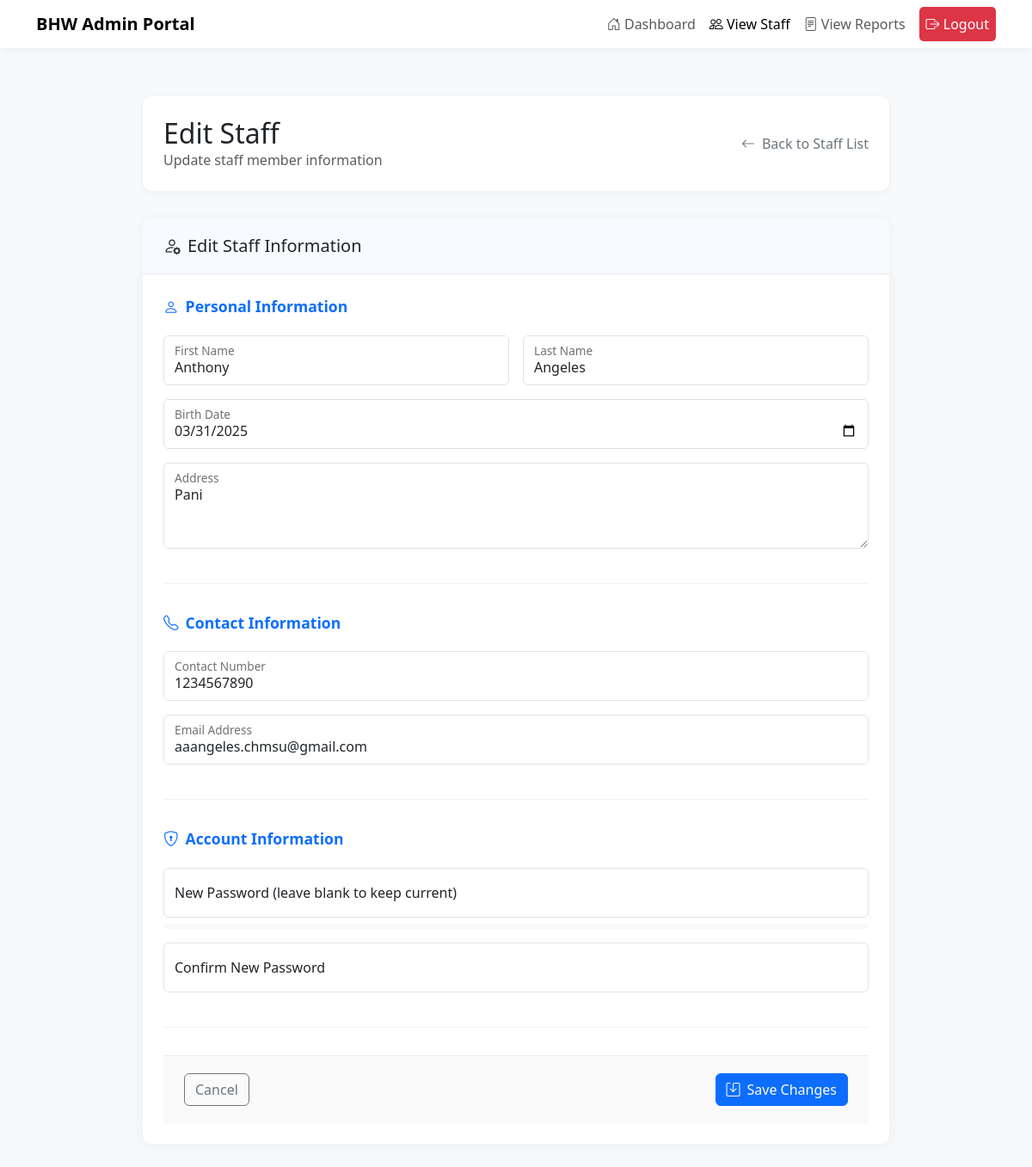
/src/admin/edit_staff.php?id=2 (signed in), run on the app's committed database.
### tables this page shows
CREATE TABLE `staff` (
  `staffId` int(11) NOT NULL,
  `firstName` varchar(24) DEFAULT NULL,
  `lastName` varchar(30) DEFAULT NULL,
  `birthDate` date DEFAULT NULL,
  `address` varchar(255) DEFAULT NULL,
  `contactNumber` varchar(20) DEFAULT NULL,
  `email` varchar(255) DEFAULT NULL,
  `password` varchar(255) DEFAULT NULL
);

### src/admin/edit_staff.php (the view, shortened to what this page needs)
<?php
require_once '../conn/conn.php';
$staffId = $_GET['id'];
try {
    $stmt = $pdo->prepare("SELECT * FROM staff WHERE staffId = ?");
    $stmt->execute([$staffId]);
    $staff = $stmt->fetch(PDO::FETCH_ASSOC);
} catch (PDOException $e) {
    $_SESSION['error'] = "Error retrieving staff details: " . $e->getMessage();
    header("Location: view_staff.php");
    exit;
}
?>
<!DOCTYPE html>
<html lang="en">
<head>
  <link href="https://cdn.jsdelivr.net/npm/bootstrap@5.3.0/dist/css/bootstrap.min.css" rel="stylesheet">
  <link rel="stylesheet" href="https://cdn.jsdelivr.net/npm/bootstrap-icons@1.11.1/font/bootstrap-icons.css">
</head>
<body>
  <nav class="navbar navbar-expand-lg navbar-light sticky-top mb-4">
    <div class="container">
      <a class="navbar-brand fw-bold" href="#">BHW Admin Portal</a>
      <div class="collapse navbar-collapse" id="navbarNav">
        <ul class="navbar-nav ms-auto">
          <li class="nav-item">
            <a class="nav-link" href="admin_dashboard.php"><i class="bi bi-house-door"></i> Dashboard</a>
          </li>
          <li class="nav-item">
            <a class="nav-link active" href="view_staff.php"><i class="bi bi-people"></i> View Staff</a>
          </li>
          <li class="nav-item">
            <a class="nav-link" href="view_reports.php"><i class="bi bi-file-text"></i> View Reports</a>
          </li>
          <li class="nav-item">
            <a class="nav-link btn-logout ms-2" href="../logout/admin_logout.php"><i class="bi bi-box-arrow-right"></i> Logout</a>
          </li>
        </ul>
      </div>
    </div>
  </nav>
  <div class="form-container">
    <div class="page-header">
      <div class="d-flex justify-content-between align-items-center">
        <div>
          <h2 class="mb-0">Edit Staff</h2>
          <p class="text-muted mb-0">Update staff member information</p>
        </div>
        <a href="view_staff.php" class="btn-back">
          <i class="bi bi-arrow-left"></i> Back to Staff List
        </a>
      </div>
    </div>
    <div class="form-card">
      <div class="form-card-header">
        <h5 class="mb-0"><i class="bi bi-person-gear me-2"></i>Edit Staff Information</h5>
      </div>
      <div class="form-card-body">
        <form action="" method="POST" id="staffForm">
          <div class="form-section">
            <div class="form-section-title">
              <i class="bi bi-person me-2"></i>Personal Information
            </div>
            <div class="row g-3 mb-3">
              <div class="col-md-6">
                <div class="form-floating">
                  <input type="text" name="firstName" id="firstName" class="form-control" placeholder="First Name" value="<?php echo htmlspecialchars($staff['firstName']); ?>" required>
                  <label for="firstName">First Name</label>
                </div>
              </div>
              <div class="col-md-6">
                <div class="form-floating">
                  <input type="text" name="lastName" id="lastName" class="form-control" placeholder="Last Name" value="<?php echo htmlspecialchars($staff['lastName']); ?>" required>
                  <label for="lastName">Last Name</label>
                </div>
              </div>
            </div>
            <div class="mb-3">
              <div class="form-floating">
                <input type="date" name="birthDate" id="birthDate" class="form-control" placeholder="Birth Date" value="<?php echo $staff['birthDate']; ?>" required>
                <label for="birthDate">Birth Date</label>
              </div>
            </div>
            <div class="mb-3">
              <div class="form-floating">
                <textarea name="address" id="address" class="form-control" placeholder="Address" style="height: 100px" required><?php echo htmlspecialchars($staff['address']); ?></textarea>
                <label for="address">Address</label>
              </div>
            </div>
          </div>
          <div class="form-section">
            <div class="form-section-title">
              <i class="bi bi-telephone me-2"></i>Contact Information
            </div>
            <div class="mb-3">
              <div class="form-floating">
                <input type="tel" name="contactNumber" id="contactNumber" class="form-control" placeholder="Contact Number" value="<?php echo htmlspecialchars($staff['contactNumber']); ?>" required>
                <label for="contactNumber">Contact Number</label>
              </div>
            </div>
            <div class="mb-3">
              <div class="form-floating">
                <input type="email" name="email" id="email" class="form-control" placeholder="Email" value="<?php echo htmlspecialchars($staff['email']); ?>" required>
                <label for="email">Email Address</label>
              </div>
            </div>
          </div>
          <div class="form-section">
            <div class="form-section-title">
              <i class="bi bi-shield-lock me-2"></i>Account Information
            </div>
            <div class="mb-3">
              <div class="form-floating">
                <input type="password" name="password" id="password" class="form-control" placeholder="Password">
                <label for="password">New Password (leave blank to keep current)</label>
              </div>
              <div class="password-strength bg-light"></div>
            </div>
            <div class="mb-3">
              <div class="form-floating">
                <input type="password" id="confirmPassword" class="form-control" placeholder="Confirm Password">
                <label for="confirmPassword">Confirm New Password</label>
              </div>
            </div>
          </div>
          <div class="form-card-footer">
            <div class="d-flex justify-content-between align-items-center">
              <a href="view_staff.php" class="btn btn-outline-secondary">
                Cancel
              </a>
              <button type="submit" class="btn btn-primary">
                <i class="bi bi-save me-2"></i>Save Changes
              </button>
            </div>
          </div>
        </form>
      </div>
    </div>
  </div>
</body>
</html>

### src/admin/edit_staff.php (style rules this page uses)
:root { --bs-primary: #0d6efd; --bs-primary-rgb: 13, 110, 253; --bs-secondary: #f8f9fa; --bs-secondary-rgb: 248, 249, 250; }
body { background-color: #f8f9fa; font-family: 'Segoe UI', Tahoma, Geneva, Verdana, sans-serif; }
.form-container { max-width: 900px; margin: 0 auto; padding: 2rem 1rem; }
.navbar { background-color: white; box-shadow: 0 2px 10px rgba(0, 0, 0, 0.05); }
.page-header { background-color: white; border-radius: 10px; padding: 1.5rem; margin-bottom: 2rem; box-shadow: 0 2px 10px rgba(0, 0, 0, 0.05); }
.form-card { background-color: white; border-radius: 10px; box-shadow: 0 2px 15px rgba(0, 0, 0, 0.05); margin-bottom: 1.5rem; overflow: hidden; border: none; }
.form-card-header { padding: 1.25rem 1.5rem; border-bottom: 1px solid rgba(0, 0, 0, 0.05); background-color: rgba(var(--bs-primary-rgb), 0.03); }
.form-card-body { padding: 1.5rem; }
.form-card-footer { padding: 1.25rem 1.5rem; background-color: rgba(0, 0, 0, 0.02); border-top: 1px solid rgba(0, 0, 0, 0.05); }
.form-section { margin-bottom: 2rem; padding-bottom: 1.5rem; border-bottom: 1px solid rgba(0, 0, 0, 0.05); }
.form-section-title { font-size: 1.1rem; font-weight: 600; margin-bottom: 1.25rem; color: var(--bs-primary); }
.btn-back { color: #6c757d; text-decoration: none; display: inline-flex; align-items: center; transition: all 0.2s; }
.btn-back i { margin-right: 0.5rem; }
.password-strength { height: 5px; border-radius: 5px; margin-top: 0.5rem; transition: all 0.3s; }
.form-floating > .form-control, .form-floating > .form-select { height: calc(3.5rem + 2px); padding: 1rem 0.75rem; }
.form-floating > label { padding: 1rem 0.75rem; }
.btn-logout { background-color: #dc3545; color: white; border: none; padding: 0.5rem 1.25rem; border-radius: 5px; transition: all 0.2s; }

### data on the page
staff: firstName "Anthony", lastName "Angeles", birthDate "03/31/2025", address "Pani", contactNumber "1234567890", email "aaangeles.chmsu@gmail.com"
